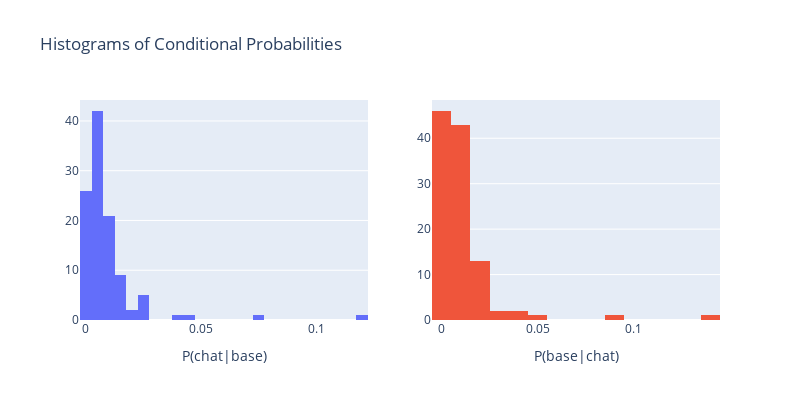
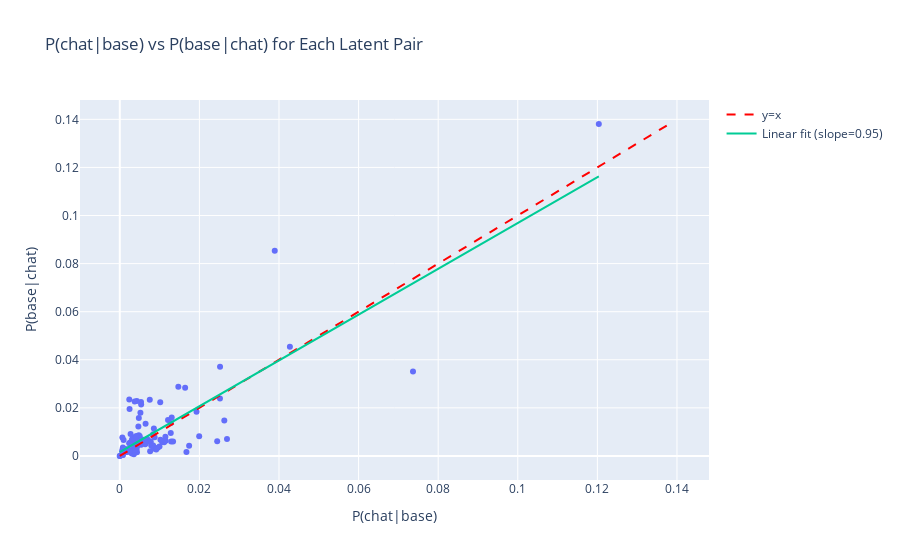

Notebook code for these charts, in order:
### Code cell
results_baseline = th.load("/workspace/data/results/twins_baseline_activation_statistics_N10000000.pt")
twins_baseline = th.tensor(json.load(open("../data/twins_baseline.json")))
P_A_given_B_baseline = results_baseline['count_joint'] / results_baseline['count_B']
P_B_given_A_baseline = results_baseline['count_joint'] / results_baseline['count_A']
with nullcontext():
        # Create dataframe with P(A|B) and P(B|A) values
    df = pd.DataFrame(
        {
            "P(chat|base)": P_A_given_B_baseline.cpu().numpy().flatten(),
            "P(base|chat)": P_B_given_A_baseline.cpu().numpy().flatten(),
            "Pair": twins_baseline.tolist(),
        }
    )

    # add histogram of P(chat|base) and P(base|chat) in  a new figure
    # Create subplots with 2 columns
    fig = make_subplots(rows=1, cols=2)

    # Add histogram for P(chat|base)
    fig.add_trace(
        go.Histogram(x=df["P(chat|base)"], name="P(chat|base)"),
        row=1, col=1
    )

    # Add histogram for P(base|chat) 
    fig.add_trace(
        go.Histogram(x=df["P(base|chat)"], name="P(base|chat)"),
        row=1, col=2
    )

    # Update layout
    fig.update_layout(
        title_text="Histograms of Conditional Probabilities",
        showlegend=False,
        height=400,
        width=800
    )

    # Update x-axis labels
    fig.update_xaxes(title_text="P(chat|base)", row=1, col=1)
    fig.update_xaxes(title_text="P(base|chat)", row=1, col=2)

    fig.show()


    # Create scatter plot
    fig = px.scatter(
        df,
        x="P(chat|base)",
        y="P(base|chat)", 
        hover_data=["Pair"],
        title="P(chat|base) vs P(base|chat) for Each Latent Pair",
    )
    # add a line at y = x
    fig.add_trace(
        go.Scatter(
            x=[min(df["P(chat|base)"].min(), df["P(base|chat)"].min()), max(df["P(chat|base)"].max(), df["P(base|chat)"].max())],
            y=[min(df["P(chat|base)"].min(), df["P(base|chat)"].min()), max(df["P(chat|base)"].max(), df["P(base|chat)"].max())],
            mode="lines",
            line=dict(color="red", dash="dash"),
            name="y=x",
        )
    )
    # add linear regression line
    # Calculate linear regression
    slope, intercept = np.polyfit(df["P(chat|base)"], df["P(base|chat)"], 1)
    fig.add_trace(
        go.Scatter(
            x=df["P(chat|base)"],
            y=slope * df["P(chat|base)"] + intercept,
            mode="lines",
            name=f"Linear fit (slope={slope:.2f})",
        )
    )
    fig.update_layout(
        xaxis_range=[min(df["P(chat|base)"].min(), df["P(base|chat)"].min()) - 0.01, max(df["P(chat|base)"].max(), df["P(base|chat)"].max()) + 0.01],
        yaxis_range=[min(df["P(chat|base)"].min(), df["P(base|chat)"].min()) - 0.01, max(df["P(chat|base)"].max(), df["P(base|chat)"].max()) + 0.01],
    )

    fig.show()
